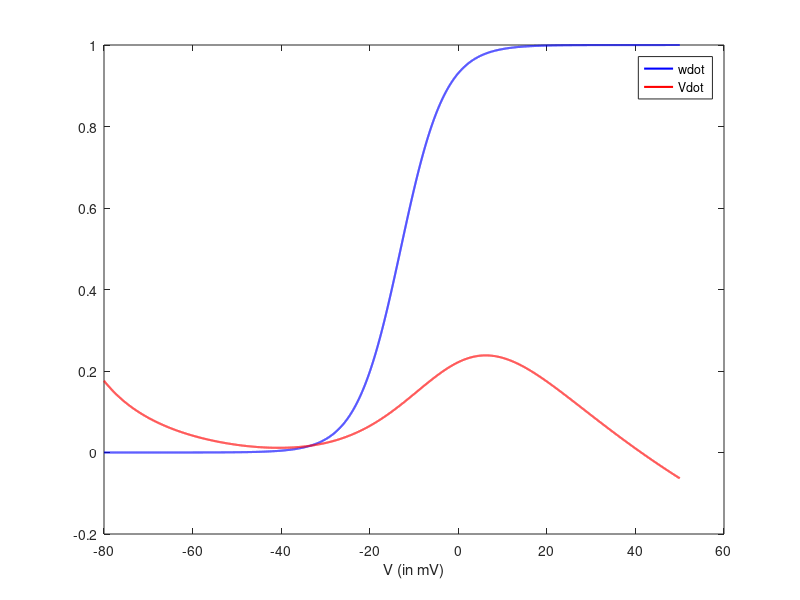

The MATLAB source for this figure:
clear all

I = 50;

Ena = 50;
Ek = -100;
El = -70;
gf = 20;
gs = 20;
gl = 2;
phiw = 0.15;
C = 2;
bm = -1.2;
gm = 18;
gw = 10;
bw = -13; 
V = -80:0.01:50;

minf = (1 + tanh((V-bm)/gm))*0.5;
wdot = 0.5*(1+(tanh((V - bw)/gw)));

Vdot = (I - gf.*minf.*(V- Ena) - gl.*(V-El))./(gs.*(V-Ek))

figure; plot(V,wdot,'b','Linewidth',1.5); 
hold on; 
plot(V,Vdot,'r','Linewidth',1.5)

xlabel('V (in mV)')
legend('wdot','Vdot')

